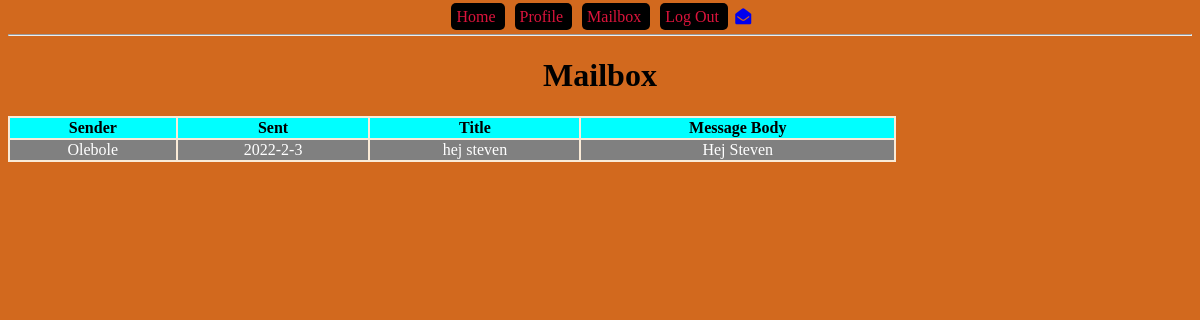
The page /mailbox (signed in) on the database its author committed.
### models.py (models this page shows, shortened)
class Message(db.Model):
    id = db.Column(db.Integer, primary_key=True, autoincrement=True)
    title = db.Column(db.String(250))
    body = db.Column(db.Text)
    read = db.Column(db.BOOLEAN, default=False)
    sent_time = db.Column(db.DateTime, default=datetime.datetime.now())
    sender_id = db.Column(db.Integer, db.ForeignKey('user.id'), nullable=False)

class User(db.Model):
    id = db.Column(db.Integer, primary_key=True, autoincrement=True)
    name = db.Column(db.String(150))
    email = db.Column(db.String(150), unique=True)
    password = db.Column(db.String(100))
    admin = db.Column(db.BOOLEAN, default=False)
    online = db.Column(db.BOOLEAN, default=False)
    sent_messages = db.relationship('Message', backref='sender', lazy=True)
    recv_messages = db.relationship('Message', secondary=message_recv, lazy='subquery',
                                    backref=db.backref('receivers', lazy=True))

### blueprints/user/__init__.py (the view)
@bp_user.get('/mailbox')
def mailbox_get():
    messages = get_user_messages()
    return render_template('mailbox.html', messages=messages)

### app.py (called while the page is built)
def create_app():
    app = Flask(__name__)
    app.config['SECRET_KEY'] = '123secret'
    app.config['SQLALCHEMY_TRACK_MODIFICATIONS'] = False
    app.config['SQLALCHEMY_DATABASE_URI'] = 'sqlite:///db.sqlite'
    db.init_app(app)
    login_manager = LoginManager()
    login_manager.init_app(app)
    @login_manager.user_loader
    def load_user(user_id):
        from models import User
        return User.query.filter_by(id=user_id).first()
    from blueprints.open import bp_open
    app.register_blueprint(bp_open)
    from blueprints.user import bp_user
    app.register_blueprint(bp_user)
    from blueprints.api import bp_api
    app.register_blueprint(bp_api, url_prefix='/api/v1.0')
    from blueprints.admin import bp_admin
    app.register_blueprint(bp_admin)
    from blueprints.ajax import bp_ajax
    app.register_blueprint(bp_ajax)
    return app

### controllers/message_controller.py (called while the page is built)
def get_user_messages():
    return current_user.recv_messages

### templates/mailbox.html (shortened to what this page needs)
{% extends "base-template.html" %}
{% block content %}
    <h1 id="main-heading">Mailbox</h1>
    <table>
        <tr>
            <th>Sender</th>
            <th>Sent</th>
            <th>Title</th>
            <th>Message Body</th>
        </tr>
        {% for message in messages %}
            <tr>
                <td>{{ message.sender.name }}</td>
                {% if message.sent_time is not none %}
                    <td>{{ message.sent_time.year }}-{{ message.sent_time.month }}-{{ message.sent_time.day }}</td>
                {% else %}
                    <td>-</td>
                {% endif %}
                <td>{{ message.title }}</td>
                <td>{{ message.body }}</td>
            </tr>
        {% endfor %}
    </table>
{% endblock %}

### static/css/main.css (style rules this page uses)
body { text-align: center; background-color: cadetblue; }
h1 { text-align: center; }
body { background-color: chocolate; }
table { width: 75%; background-color: antiquewhite; }
th { background: aqua; }
tr:nth-child(odd) { background: darkgrey; }
tr:nth-child(even) { background: grey; color: white; }

### rows shown on the page
Message: sender.name "Olebole", sent_time.year "2022", sent_time.month "2", sent_time.day "3", title "hej steven", body "Hej Steven"
